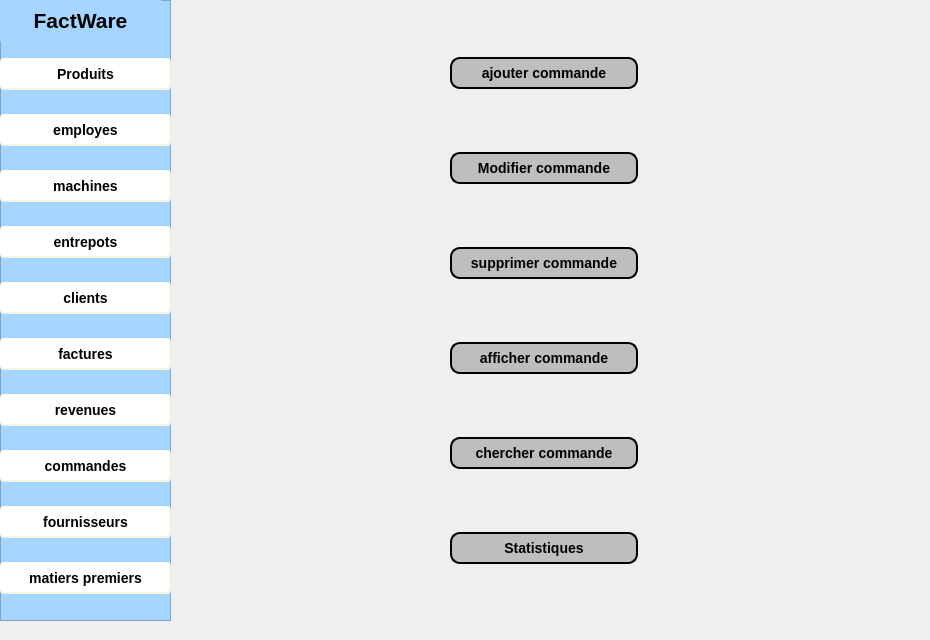
    <widget class="QWidget" name="page_3">
     <widget class="QFrame" name="frame_2">
      <property name="enabled">
       <bool>true</bool>
      </property>
      <property name="geometry">
       <rect>
        <x>0</x>
        <y>0</y>
        <width>171</width>
        <height>621</height>
       </rect>
      </property>
      <property name="styleSheet">
       <string notr="true">QFrame{
background-color:rgb(165, 213, 255);

border-color: black;
   }</string>
      </property>
      <property name="frameShape">
       <enum>QFrame::StyledPanel</enum>
      </property>
      <property name="frameShadow">
       <enum>QFrame::Raised</enum>
      </property>
      <widget class="QWidget" name="layoutWidget_2">
       <property name="geometry">
        <rect>
         <x>0</x>
         <y>40</y>
         <width>171</width>
         <height>581</height>
        </rect>
       </property>
       <layout class="QVBoxLayout" name="verticalLayout_4">
        <item>
         <widget class="QPushButton" name="pushButton_41">
          <property name="styleSheet">
           <string notr="true">QPushButton {
    background-color: white;
    border-style: outset;
    border-width: 2px;
    border-radius: 4px;
    border-color: beige;
    font: bold 14px;
    min-width: 5em;
    padding: 6px;
}
QPushButton:pressed {
    background-color:gray;
    border-style: inset;
}</string>
          </property>
          <property name="text">
           <string>Produits</string>
          </property>
         </widget>
        </item>
        <item>
         <widget class="QPushButton" name="pushButton_42">
          <property name="styleSheet">
           <string notr="true">QPushButton {
    background-color: white;
    border-style: outset;
    border-width: 2px;
    border-radius: 4px;
    border-color: beige;
    font: bold 14px;
    min-width: 5em;
    padding: 6px;
}
QPushButton:pressed {
    background-color:gray;
    border-style: inset;
}</string>
          </property>
          <property name="text">
           <string>employes</string>
          </property>
         </widget>
        </item>
        <item>
         <widget class="QPushButton" name="pushButton_43">
          <property name="styleSheet">
           <string notr="true">QPushButton {
    background-color: white;
    border-style: outset;
    border-width: 2px;
    border-radius: 4px;
    border-color: beige;
    font: bold 14px;
    min-width: 5em;
    padding: 6px;
}
QPushButton:pressed {
    background-color:gray;
    border-style: inset;
}</string>
          </property>
          <property name="text">
           <string>machines</string>
          </property>
         </widget>
        </item>
        <item>
         <widget class="QPushButton" name="pushButton_44">
          <property name="styleSheet">
           <string notr="true">QPushButton {
    background-color: white;
    border-style: outset;
    border-width: 2px;
    border-radius: 4px;
    border-color: beige;
    font: bold 14px;
    min-width: 5em;
    padding: 6px;
}
QPushButton:pressed {
    background-color:gray;
    border-style: inset;
}</string>
          </property>
          <property name="text">
           <string>entrepots</string>
          </property>
         </widget>
        </item>
        <item>
         <widget class="QPushButton" name="pushButton_45">
          <property name="styleSheet">
           <string notr="true">QPushButton {
    background-color: white;
    border-style: outset;
    border-width: 2px;
    border-radius: 4px;
    border-color: beige;
    font: bold 14px;
    min-width: 5em;
    padding: 6px;
}
QPushButton:pressed {
    background-color:gray;
    border-style: inset;
}</string>
          </property>
          <property name="text">
           <string>clients</string>
          </property>
         </widget>
        </item>
        <item>
         <widget class="QPushButton" name="pushButton_46">
          <property name="styleSheet">
           <string notr="true">QPushButton {
    background-color: white;
    border-style: outset;
    border-width: 2px;
    border-radius: 4px;
    border-color: beige;
    font: bold 14px;
    min-width: 5em;
    padding: 6px;
}
QPushButton:pressed {
    background-color:gray;
    border-style: inset;
}</string>
          </property>
          <property name="text">
           <string>factures</string>
          </property>
         </widget>
        </item>
        <item>
         <widget class="QPushButton" name="pushButton_47">
          <property name="styleSheet">
           <string notr="true">QPushButton {
    background-color: white;
    border-style: outset;
    border-width: 2px;
    border-radius: 4px;
    border-color: beige;
    font: bold 14px;
    min-width: 5em;
    padding: 6px;
}
QPushButton:pressed {
    background-color:gray;
    border-style: inset;
}</string>
          </property>
          <property name="text">
           <string>revenues</string>
          </property>
         </widget>
        </item>
        <item>
         <widget class="QPushButton" name="pushButton_48">
          <property name="enabled">
           <bool>true</bool>
          </property>
          <property name="mouseTracking">
           <bool>false</bool>
          </property>
          <property name="tabletTracking">
           <bool>false</bool>
          </property>
          <property name="acceptDrops">
           <bool>false</bool>
          </property>
          <property name="styleSheet">
           <string notr="true">QPushButton {
    background-color: white;
    border-style: outset;
    border-width: 2px;
    border-radius: 4px;
    border-color: beige;
    font: bold 14px;
    min-width: 5em;
    padding: 6px;
}
QPushButton:pressed {
    background-color:gray;
    border-style: inset;
}</string>
          </property>
          <property name="text">
           <string>commandes</string>
          </property>
          <property name="icon">
           <iconset>
            <normaloff>../../Desktop/images qt/fleche_droite.png</normaloff>../../Desktop/images qt/fleche_droite.png</iconset>
          </property>
          <property name="shortcut">
           <string/>
          </property>
          <property name="checkable">
           <bool>false</bool>
          </property>
          <property name="checked">
           <bool>false</bool>
          </property>
          <property name="autoExclusive">
           <bool>false</bool>
          </property>
          <property name="autoDefault">
           <bool>false</bool>
          </property>
          <property name="default">
           <bool>false</bool>
          </property>
          <property name="flat">
           <bool>false</bool>
          </property>
         </widget>
        </item>
        <item>
         <widget class="QPushButton" name="pushButton_49">
          <property name="styleSheet">
           <string notr="true">QPushButton {
    background-color: white;
    border-style: outset;
    border-width: 2px;
    border-radius: 4px;
    border-color: beige;
    font: bold 14px;
    min-width: 5em;
    padding: 6px;
}
QPushButton:pressed {
    background-color:gray;
    border-style: inset;
}</string>
          </property>
          <property name="text">
           <string>fournisseurs</string>
          </property>
         </widget>
        </item>
        <item>
         <widget class="QPushButton" name="pushButton_50">
          <property name="styleSheet">
           <string notr="true">QPushButton {
    background-color: white;
    border-style: outset;
    border-width: 2px;
    border-radius: 4px;
    border-color: beige;
    font: bold 14px;
    min-width: 5em;
    padding: 6px;
}
QPushButton:pressed {
    background-color:gray;
    border-style: inset;
}</string>
          </property>
          <property name="text">
           <string>matiers premiers</string>
          </property>
         </widget>
        </item>
       </layout>
      </widget>
      <widget class="QLabel" name="label_7">
       <property name="geometry">
        <rect>
         <x>0</x>
         <y>0</y>
         <width>161</width>
         <height>41</height>
        </rect>
       </property>
       <property name="text">
        <string>&lt;html&gt;&lt;head/&gt;&lt;body&gt;&lt;p align=&quot;center&quot;&gt;&lt;span style=&quot; font-size:16pt; font-weight:600;&quot;&gt;FactWare&lt;/span&gt;&lt;/p&gt;&lt;/body&gt;&lt;/html&gt;</string>
       </property>
      </widget>
     </widget>
     <widget class="QLabel" name="label_5">
      <property name="geometry">
       <rect>
        <x>170</x>
        <y>0</y>
        <width>751</width>
        <height>631</height>
       </rect>
      </property>
      <property name="text">
       <string/>
      </property>
      <property name="pixmap">
       <pixmap>../../Desktop/images qt/commandes.png</pixmap>
      </property>
      <property name="scaledContents">
       <bool>true</bool>
      </property>
     </widget>
     <widget class="QWidget" name="layoutWidget_3">
      <property name="geometry">
       <rect>
        <x>450</x>
        <y>0</y>
        <width>188</width>
        <height>621</height>
       </rect>
      </property>
      <layout class="QVBoxLayout" name="verticalLayout_5">
       <item>
        <widget class="QPushButton" name="ajoutercmd">
         <property name="styleSheet">
          <string notr="true">QPushButton {
	font: 75 10pt &quot;MS Shell Dlg 2&quot;;
 background-color: rgb(190, 190, 190);
    border-style: outset;
    border-width: 2px;
    border-radius: 10px;
    border-color: black;
    font: bold 14px;
    min-width: 10em;
    padding: 6px;
}
QPushButton:pressed {
    background-color:(255, 255, 255, 10);
    border-style: inset;
  border-color: beige;
}</string>
         </property>
         <property name="text">
          <string>ajouter commande</string>
         </property>
         <property name="icon">
          <iconset>
           <normaloff>../../Desktop/images qt/icon1.png</normaloff>../../Desktop/images qt/icon1.png</iconset>
         </property>
        </widget>
       </item>
       <item>
        <widget class="QPushButton" name="modifercmd">
         <property name="styleSheet">
          <string notr="true">QPushButton {
	font: 75 10pt &quot;MS Shell Dlg 2&quot;;
 background-color: rgb(190, 190, 190);
    border-style: outset;
    border-width: 2px;
    border-radius: 10px;
    border-color: black;
    font: bold 14px;
    min-width: 10em;
    padding: 6px;
}
QPushButton:pressed {
    background-color:(255, 255, 255, 10);
    border-style: inset;
  border-color: beige;
}</string>
         </property>
         <property name="text">
          <string>Modifier commande</string>
         </property>
         <property name="icon">
          <iconset>
           <normaloff>../../Desktop/images qt/icon2.png</normaloff>../../Desktop/images qt/icon2.png</iconset>
         </property>
        </widget>
       </item>
       <item>
        <widget class="QPushButton" name="suppcmd">
         <property name="styleSheet">
          <string notr="true">QPushButton {
	font: 75 10pt &quot;MS Shell Dlg 2&quot;;
 background-color: rgb(190, 190, 190);
    border-style: outset;
    border-width: 2px;
    border-radius: 10px;
    border-color: black;
    font: bold 14px;
    min-width: 10em;
    padding: 6px;
}
QPushButton:pressed {
    background-color:(255, 255, 255, 10);
    border-style: inset;
  border-color: beige;
}</string>
         </property>
         <property name="text">
          <string>supprimer commande</string>
         </property>
         <property name="icon">
          <iconset>
           <normaloff>../../Desktop/images qt/icon3.png</normaloff>../../Desktop/images qt/icon3.png</iconset>
         </property>
        </widget>
       </item>
       <item>
        <widget class="QPushButton" name="affcmd">
         <property name="styleSheet">
          <string notr="true">QPushButton {
	font: 75 10pt &quot;MS Shell Dlg 2&quot;;
 background-color: rgb(190, 190, 190);
    border-style: outset;
    border-width: 2px;
    border-radius: 10px;
    border-color: black;
    font: bold 14px;
    min-width: 10em;
    padding: 6px;
}
QPushButton:pressed {
    background-color:(255, 255, 255, 10);
    border-style: inset;
  border-color: beige;
}</string>
         </property>
         <property name="text">
          <string>afficher commande</string>
         </property>
         <property name="icon">
          <iconset>
           <normaloff>../../Desktop/images qt/icon4.png</normaloff>../../Desktop/images qt/icon4.png</iconset>
         </property>
        </widget>
       </item>
       <item>
        <widget class="QPushButton" name="chercmd">
         <property name="styleSheet">
          <string notr="true">QPushButton {
	font: 75 10pt &quot;MS Shell Dlg 2&quot;;
 background-color: rgb(190, 190, 190);
    border-style: outset;
    border-width: 2px;
    border-radius: 10px;
    border-color: black;
    font: bold 14px;
    min-width: 10em;
    padding: 6px;
}
QPushButton:pressed {
    background-color:(255, 255, 255, 10);
    border-style: inset;
  border-color: beige;
}</string>
         </property>
         <property name="text">
          <string>chercher commande</string>
         </property>
         <property name="icon">
          <iconset>
           <normaloff>../../Desktop/images qt/icon5.png</normaloff>../../Desktop/images qt/icon5.png</iconset>
         </property>
        </widget>
       </item>
       <item>
        <widget class="QPushButton" name="pushButton_13">
         <property name="styleSheet">
          <string notr="true">QPushButton {
	font: 75 10pt &quot;MS Shell Dlg 2&quot;;
 background-color: rgb(190, 190, 190);
    border-style: outset;
    border-width: 2px;
    border-radius: 10px;
    border-color: black;
    font: bold 14px;
    min-width: 10em;
    padding: 6px;
}
QPushButton:pressed {
    background-color:(255, 255, 255, 10);
    border-style: inset;
  border-color: beige;
}</string>
         </property>
         <property name="text">
          <string>Statistiques</string>
         </property>
        </widget>
       </item>
      </layout>
      <zorder>modifercmd</zorder>
      <zorder>ajoutercmd</zorder>
      <zorder>suppcmd</zorder>
      <zorder>affcmd</zorder>
      <zorder>chercmd</zorder>
      <zorder>pushButton_13</zorder>
     </widget>
     <zorder>label_5</zorder>
     <zorder>frame_2</zorder>
     <zorder>layoutWidget_3</zorder>
    </widget>
